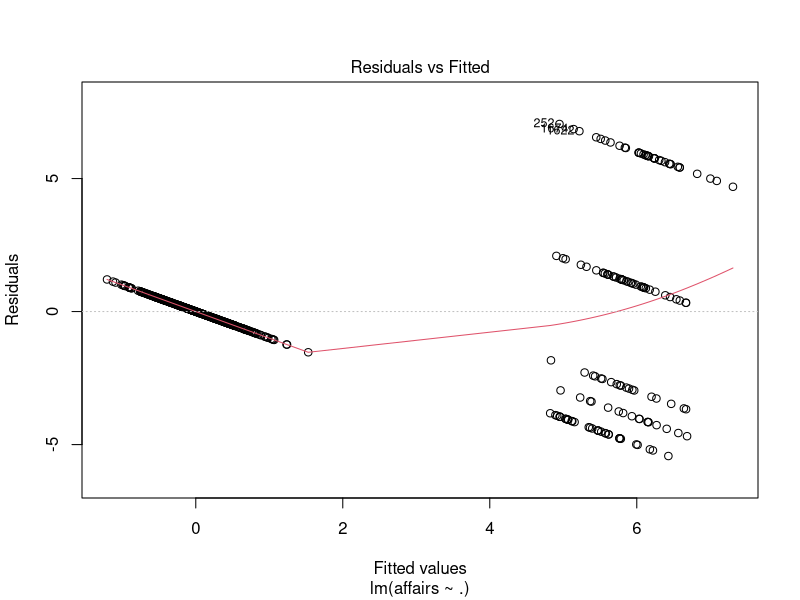
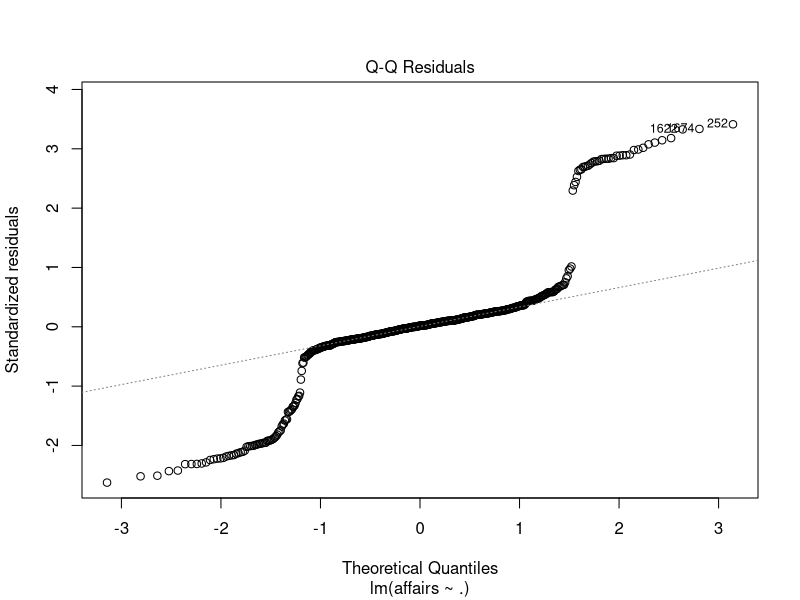
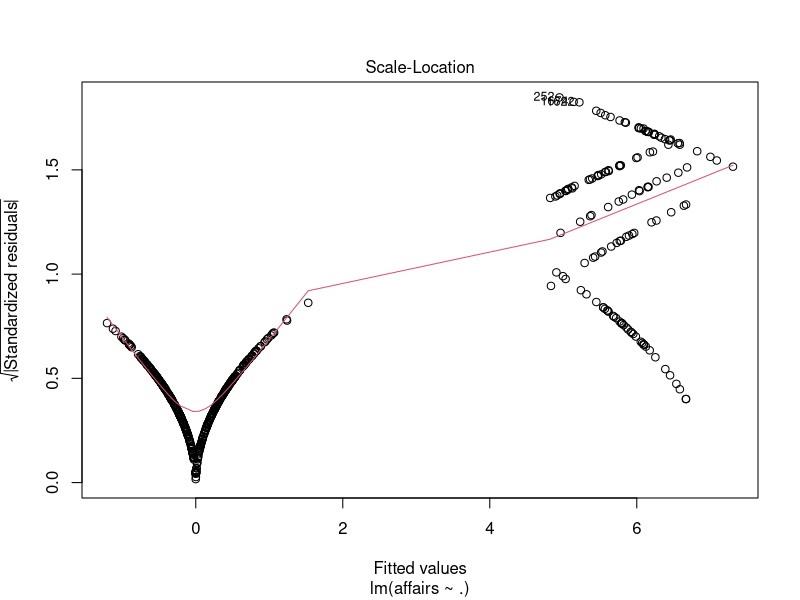
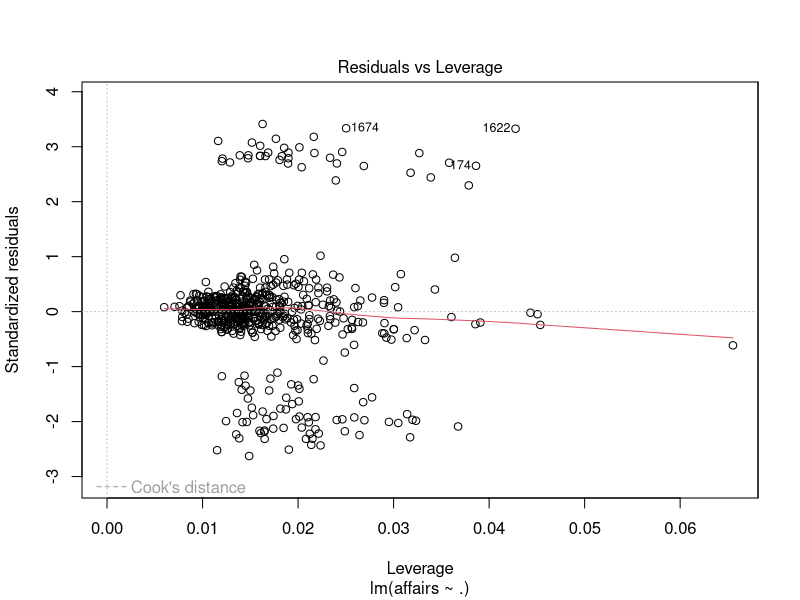
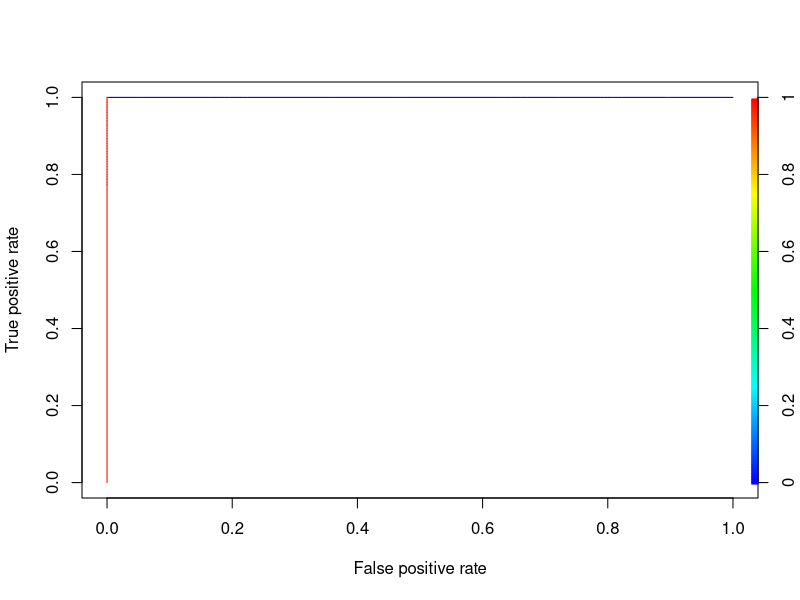

Write R code to recreate these figures, in order.
# Input = Other Variables
# Output = Affairs


# Installing Required Packages to upload the Dataset
install.packages('AER')
data(Affairs,package = "AER")
View(Affairs)
attach(Affairs)
detach(Affairs)
dim(Affairs)

sum(is.na(Affairs))
# There are no NA values available in dataset

# Creation of Dummy variables

affairs1 <- data("Affairs")

affairs1 <- Affairs
summary(affairs1)

affairs1$ynaffairs[affairs1$affairs > 0] <- 1
affairs1$ynaffairs[affairs1$affairs == 0] <- 0

str(affairs1)
affairs1$gender <- as.factor(affairs1$gender)
affairs1$gender <- as.numeric(affairs1$gender)
affairs1$children <- as.factor(affairs1$children)
affairs1$children <- as.numeric(affairs1$children)
str(affairs1)
View(affairs1)
attach(affairs1)

# Preparing a linear regression 
mod_lm <- lm(affairs ~ ., data = affairs1)
summary(mod_lm)

# The R squared value = 0.607 and Adj R square value = 0.601 and over all P value < 0.05

plot(mod_lm)
  
pred1 <- predict(mod_lm, affairs1)
pred1

# GLM function use sigmoid curve to produce desirable results 
# The output of sigmoid function lies in between 0-1
  
model <- glm(ynaffairs ~ ., data = affairs1 ,family = "binomial")
summary(model)
  
# To calculate the odds ratio manually we going r going to take exp of coef(model)
exp(coef(model))
  
# Predicition to check model validation
prob <- predict(model, affairs1, type = "response")
prob
# We are going to use NULL and Residual Deviance to compare the between different models
  
# Confusion matrix and considering the threshold value as 0.5 
confusion <- table(prob > 0.5, affairs1$ynaffairs)
confusion
  
# Model Accuracy 
Acc <- sum(diag(confusion)/sum(confusion))
Acc 
  
  
# Data Partitioning
n <-  nrow(affairs1)
n1 <-  n * 0.85
n2 <-  n - n1
train_index <-  sample(1:n, n1)
train <- affairs1[train_index, ]
test <-  affairs1[-train_index, ]
  
# Train the model using Training data
finalmodel <- glm(ynaffairs ~ ., data = train, family = "binomial")
summary(finalmodel)
  
# Prediction on test data
prob_test <- predict(model, newdata = test, type = "response")
prob_test
  
# Confusion matrix 
confusion <- table(prob_test > 0.5, test$ynaffairs)
confusion
  
# Model Accuracy 
Accuracy <- sum(diag(confusion)/sum(confusion))
Accuracy 
  
# Creating empty vectors to store predicted classes based on threshold value
pred_values <- NULL

pred_values <- ifelse(prob_test > 0.5, 1, 0)
  
# Creating new column to store the above values
test[,"prob"] <- prob_test
test[,"pred_values"] <- pred_values
  
table(test$ynaffairs, test$pred_values)
  
  
# Compare the model performance on Train data
# Prediction on test data
prob_train <- predict(model, newdata = train, type = "response")
prob_train
  
# Confusion matrix 
confusion_train <- table(prob_train > 0.5, train$ynaffairs)
confusion_train
  
# Model Accuracy 
Acc_train <- sum(diag(confusion_train)/sum(confusion_train))
Acc_train
  
  
  
# Additional metrics
# Calculate the below metrics
# precision | recall | True Positive Rate | False Positive Rate | Specificity | Sensitivity
  
# ROC Curve => used to evaluate the betterness of the logistic model
# more area under ROC curve better is the model 
# We will use ROC curve for any classification technique not only for logistic
  
library(ROCR)
rocrpred <- prediction(prob, affairs1$ynaffairs)
rocrperf <- performance(rocrpred, 'tpr', 'fpr')
  
str(rocrperf)
  
plot(rocrperf, colorize=T, text.adj=c(-0.2,1.7))
# More area under the ROC Curve better is the logistic regression model obtained
  
## Getting cutt off or threshold value along with true positive and false positive rates in a data frame 
rocr_cutoff <- data.frame(cut_off = rocrperf@alpha.values[[1]], fpr=rocrperf@x.values, tpr=rocrperf@y.values)
  
colnames(rocr_cutoff) <- c("cut_off","FPR","TPR")
View(rocr_cutoff)
  
library(dplyr)
rocr_cutoff$cut_off <- round(rocr_cutoff$cut_off, 6)
# Sorting data frame with respect to tpr in decreasing order 
rocr_cutoff <- arrange(rocr_cutoff, desc(TPR))
View(rocr_cutoff)
  
  
  
